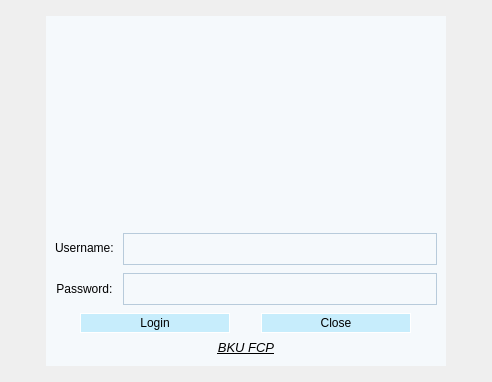
<?xml version="1.0" encoding="UTF-8"?>
<ui version="4.0">
 <class>loginform</class>
 <widget class="QWidget" name="loginform">
  <property name="geometry">
   <rect>
    <x>0</x>
    <y>0</y>
    <width>492</width>
    <height>382</height>
   </rect>
  </property>
  <property name="windowTitle">
   <string>Form</string>
  </property>
  <layout class="QHBoxLayout" name="horizontalLayout">
   <item>
    <spacer name="horizontalSpacer">
     <property name="orientation">
      <enum>Qt::Horizontal</enum>
     </property>
     <property name="sizeHint" stdset="0">
      <size>
       <width>27</width>
       <height>20</height>
      </size>
     </property>
    </spacer>
   </item>
   <item>
    <layout class="QVBoxLayout" name="verticalLayout">
     <item>
      <spacer name="verticalSpacer">
       <property name="orientation">
        <enum>Qt::Vertical</enum>
       </property>
       <property name="sizeHint" stdset="0">
        <size>
         <width>20</width>
         <height>40</height>
        </size>
       </property>
      </spacer>
     </item>
     <item>
      <widget class="QWidget" name="login_widget" native="true">
       <property name="minimumSize">
        <size>
         <width>400</width>
         <height>350</height>
        </size>
       </property>
       <property name="styleSheet">
        <string notr="true">background-color: rgb(245, 249, 252);
</string>
       </property>
       <layout class="QVBoxLayout" name="verticalLayout_13">
        <item>
         <layout class="QVBoxLayout" name="verticalLayout_12">
          <item>
           <layout class="QHBoxLayout" name="horizontalLayout_33">
            <item>
             <widget class="QLabel" name="label_21">
              <property name="minimumSize">
               <size>
                <width>300</width>
                <height>200</height>
               </size>
              </property>
              <property name="maximumSize">
               <size>
                <width>16777215</width>
                <height>200</height>
               </size>
              </property>
              <property name="styleSheet">
               <string notr="true">image: url(:/images/Libpro2.png);</string>
              </property>
              <property name="text">
               <string>&lt;html&gt;&lt;head/&gt;&lt;body&gt;&lt;p align=&quot;center&quot;&gt;&lt;br/&gt;&lt;/p&gt;&lt;/body&gt;&lt;/html&gt;</string>
              </property>
             </widget>
            </item>
           </layout>
          </item>
          <item>
           <layout class="QHBoxLayout" name="horizontalLayout_27">
            <property name="spacing">
             <number>6</number>
            </property>
            <item>
             <layout class="QVBoxLayout" name="verticalLayout_21">
              <item>
               <widget class="QLabel" name="label_22">
                <property name="styleSheet">
                 <string notr="true">QLabel#label_22 {
	height: 35pt;
    background-color: rgb(245, 249, 252);
    border-style: solid;
	border-width: 0px;
    border-color: rgb(255,255,255);
	border-top-color: rgb(204,239,254);
	font:normal 200 14pt &quot;Myriad Pro&quot;;
    min-width: 5em;
	min-height: 35px;
}</string>
                </property>
                <property name="text">
                 <string>&lt;html&gt;&lt;head/&gt;&lt;body&gt;&lt;p align=&quot;center&quot;&gt;Username: &lt;/p&gt;&lt;/body&gt;&lt;/html&gt;</string>
                </property>
               </widget>
              </item>
              <item>
               <widget class="QLabel" name="label_23">
                <property name="styleSheet">
                 <string notr="true">QLabel#label_23 {
height: 35pt;
    background-color: rgb(245, 249, 252);
    border-style: solid;
	border-width: 0px;
    border-color: rgb(255,255,255);
	border-top-color: rgb(204,239,254);
	font:normal 200 14pt &quot;Myriad Pro&quot;;
    min-width: 3em;
	min-height: 35px;
}</string>
                </property>
                <property name="text">
                 <string>&lt;html&gt;&lt;head/&gt;&lt;body&gt;&lt;p align=&quot;center&quot;&gt;Password: &lt;/p&gt;&lt;/body&gt;&lt;/html&gt;</string>
                </property>
               </widget>
              </item>
             </layout>
            </item>
            <item>
             <layout class="QVBoxLayout" name="verticalLayout_22">
              <item>
               <widget class="QLineEdit" name="lineEdit_username">
                <property name="styleSheet">
                 <string notr="true">QLineEdit#lineEdit_username {
    height: 30px;
    border: 1px;
	font:normal 200 14pt &quot;Myriad Pro&quot;;
	border-style: solid;
	border-color: rgb(184,203,219);
    padding: 0 8px;
    background: rgb(245,249,252);
    selection-background-color: darkgray;
}
QLineEdit#lineEdit_username:hover {
    height: 30px;
    border: 1px;
	border-style: solid;
	border-color: rgb(153,173,189);
    padding: 0 8px;
    background: rgb(255,255,255);
    selection-background-color: darkgray;
}
QLineEdit#lineEdit_username:focus {
    height: 30px;
    border: 1px;
	border-style: solid;
	border-color: rgb(0,175,240);
    padding: 0 8px;
    background: rgb(255,255,255);
    selection-background-color: darkgray;
}</string>
                </property>
                <property name="clearButtonEnabled">
                 <bool>true</bool>
                </property>
               </widget>
              </item>
              <item>
               <widget class="QLineEdit" name="lineEdit_password">
                <property name="styleSheet">
                 <string notr="true">QLineEdit#lineEdit_password {
    height: 30px;
    border: 1px;
	font:normal 200 14pt &quot;Myriad Pro&quot;;
	border-style: solid;
	border-color: rgb(184,203,219);
    padding: 0 8px;
    background: rgb(245,249,252);
    selection-background-color: darkgray;
}
QLineEdit#lineEdit_password:hover {
    height: 30px;
    border: 1px;
	border-style: solid;
	border-color: rgb(153,173,189);
    padding: 0 8px;
    background: rgb(255,255,255);
    selection-background-color: darkgray;
}
QLineEdit#lineEdit_password:focus {
    height: 30px;
    border: 1px;
	border-style: solid;
	border-color: rgb(0,175,240);
    padding: 0 8px;
    background: rgb(255,255,255);
    selection-background-color: darkgray;
}</string>
                </property>
                <property name="echoMode">
                 <enum>QLineEdit::Password</enum>
                </property>
                <property name="clearButtonEnabled">
                 <bool>true</bool>
                </property>
               </widget>
              </item>
             </layout>
            </item>
           </layout>
          </item>
          <item>
           <layout class="QHBoxLayout" name="horizontalLayout_28">
            <item>
             <widget class="QPushButton" name="other_login_button">
              <property name="maximumSize">
               <size>
                <width>150</width>
                <height>16777215</height>
               </size>
              </property>
              <property name="cursor">
               <cursorShape>PointingHandCursor</cursorShape>
              </property>
              <property name="styleSheet">
               <string notr="true">QPushButton#other_login_button {
    background-color: rgb(199,237,252);
    border-style: outset;
    border-width: 1px;
    border-radius: 14px;
    border-color: white;
	font:normal 200 14pt &quot;Myriad Pro&quot;;
    min-width: 5em;
    padding: 2px;
}
QPushButton#other_login_button:pressed {
    background-color: rgb(178,231,250);
    border-style: outset;
    border-style: inset;
}
QPushButton#other_login_button:hover {
    background-color: rgb(178,231,250);
    border-style: inset;
}</string>
              </property>
              <property name="text">
               <string>Login</string>
              </property>
              <property name="autoDefault">
               <bool>false</bool>
              </property>
              <property name="default">
               <bool>true</bool>
              </property>
              <property name="flat">
               <bool>false</bool>
              </property>
             </widget>
            </item>
            <item>
             <widget class="QPushButton" name="close_login_form_button">
              <property name="sizePolicy">
               <sizepolicy hsizetype="Minimum" vsizetype="Fixed">
                <horstretch>0</horstretch>
                <verstretch>0</verstretch>
               </sizepolicy>
              </property>
              <property name="maximumSize">
               <size>
                <width>150</width>
                <height>16777215</height>
               </size>
              </property>
              <property name="cursor">
               <cursorShape>PointingHandCursor</cursorShape>
              </property>
              <property name="styleSheet">
               <string notr="true">QPushButton#close_login_form_button {
    background-color: rgb(199,237,252);
    border-style: outset;
    border-width: 1px;
    border-radius: 14px;
    border-color: white;
	font:normal 200 14pt &quot;Myriad Pro&quot;;
    min-width: 5em;
    padding: 2px;
}
QPushButton#close_login_form_button:pressed {
    background-color: rgb(178,231,250);
    border-style: outset;
    border-style: inset;
}
QPushButton#close_login_form_button:hover {
    background-color: rgb(178,231,250);
    border-style: inset;
}</string>
              </property>
              <property name="text">
               <string>Close</string>
              </property>
             </widget>
            </item>
           </layout>
          </item>
          <item>
           <layout class="QVBoxLayout" name="verticalLayout_23">
            <item>
             <widget class="QLabel" name="label_24">
              <property name="styleSheet">
               <string notr="true">color: rgb(0, 0, 0);</string>
              </property>
              <property name="text">
               <string>&lt;html&gt;&lt;head/&gt;&lt;body&gt;&lt;p align=&quot;center&quot;&gt;&lt;span style=&quot; font-size:10pt; font-style:italic; text-decoration: underline;&quot;&gt;BKU FCP&lt;/span&gt;&lt;/p&gt;&lt;/body&gt;&lt;/html&gt;</string>
              </property>
             </widget>
            </item>
           </layout>
          </item>
         </layout>
        </item>
       </layout>
      </widget>
     </item>
     <item>
      <spacer name="verticalSpacer_2">
       <property name="orientation">
        <enum>Qt::Vertical</enum>
       </property>
       <property name="sizeHint" stdset="0">
        <size>
         <width>20</width>
         <height>40</height>
        </size>
       </property>
      </spacer>
     </item>
    </layout>
   </item>
   <item>
    <spacer name="horizontalSpacer_2">
     <property name="orientation">
      <enum>Qt::Horizontal</enum>
     </property>
     <property name="sizeHint" stdset="0">
      <size>
       <width>27</width>
       <height>20</height>
      </size>
     </property>
    </spacer>
   </item>
  </layout>
 </widget>
 <resources/>
 <connections/>
</ui>
